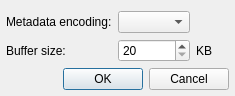
<?xml version="1.0" encoding="UTF-8"?>
<ui version="4.0">
 <class>SettingsDialog</class>
 <widget class="QDialog" name="SettingsDialog">
  <property name="geometry">
   <rect>
    <x>0</x>
    <y>0</y>
    <width>235</width>
    <height>91</height>
   </rect>
  </property>
  <property name="windowTitle">
   <string>HTTP Plugin Settings</string>
  </property>
  <layout class="QGridLayout" name="gridLayout">
   <property name="leftMargin">
    <number>6</number>
   </property>
   <property name="rightMargin">
    <number>6</number>
   </property>
   <property name="bottomMargin">
    <number>6</number>
   </property>
   <item row="0" column="0" colspan="2">
    <widget class="QLabel" name="label_15_4">
     <property name="sizePolicy">
      <sizepolicy hsizetype="Preferred" vsizetype="Preferred">
       <horstretch>0</horstretch>
       <verstretch>0</verstretch>
      </sizepolicy>
     </property>
     <property name="text">
      <string>Metadata encoding:</string>
     </property>
     <property name="alignment">
      <set>Qt::AlignLeading|Qt::AlignLeft|Qt::AlignVCenter</set>
     </property>
    </widget>
   </item>
   <item row="0" column="2">
    <widget class="QComboBox" name="icyEncodingComboBox">
     <property name="sizePolicy">
      <sizepolicy hsizetype="Preferred" vsizetype="Fixed">
       <horstretch>0</horstretch>
       <verstretch>0</verstretch>
      </sizepolicy>
     </property>
    </widget>
   </item>
   <item row="1" column="0" colspan="2">
    <widget class="QLabel" name="label_17_2_2">
     <property name="text">
      <string>Buffer size:</string>
     </property>
     <property name="alignment">
      <set>Qt::AlignLeading|Qt::AlignLeft|Qt::AlignVCenter</set>
     </property>
    </widget>
   </item>
   <item row="1" column="2">
    <widget class="QSpinBox" name="bufferSizeSpinBox">
     <property name="sizePolicy">
      <sizepolicy hsizetype="Preferred" vsizetype="Fixed">
       <horstretch>0</horstretch>
       <verstretch>0</verstretch>
      </sizepolicy>
     </property>
     <property name="minimum">
      <number>20</number>
     </property>
     <property name="maximum">
      <number>1000</number>
     </property>
     <property name="singleStep">
      <number>20</number>
     </property>
    </widget>
   </item>
   <item row="1" column="3">
    <widget class="QLabel" name="label">
     <property name="sizePolicy">
      <sizepolicy hsizetype="Expanding" vsizetype="Preferred">
       <horstretch>0</horstretch>
       <verstretch>0</verstretch>
      </sizepolicy>
     </property>
     <property name="text">
      <string>KB</string>
     </property>
    </widget>
   </item>
   <item row="2" column="0" colspan="4">
    <widget class="QDialogButtonBox" name="buttonBox">
     <property name="standardButtons">
      <set>QDialogButtonBox::Cancel|QDialogButtonBox::Ok</set>
     </property>
    </widget>
   </item>
  </layout>
 </widget>
 <resources/>
 <connections>
  <connection>
   <sender>buttonBox</sender>
   <signal>rejected()</signal>
   <receiver>SettingsDialog</receiver>
   <slot>reject()</slot>
   <hints>
    <hint type="sourcelabel">
     <x>168</x>
     <y>84</y>
    </hint>
    <hint type="destinationlabel">
     <x>70</x>
     <y>90</y>
    </hint>
   </hints>
  </connection>
  <connection>
   <sender>buttonBox</sender>
   <signal>accepted()</signal>
   <receiver>SettingsDialog</receiver>
   <slot>accept()</slot>
   <hints>
    <hint type="sourcelabel">
     <x>219</x>
     <y>73</y>
    </hint>
    <hint type="destinationlabel">
     <x>61</x>
     <y>87</y>
    </hint>
   </hints>
  </connection>
 </connections>
</ui>
